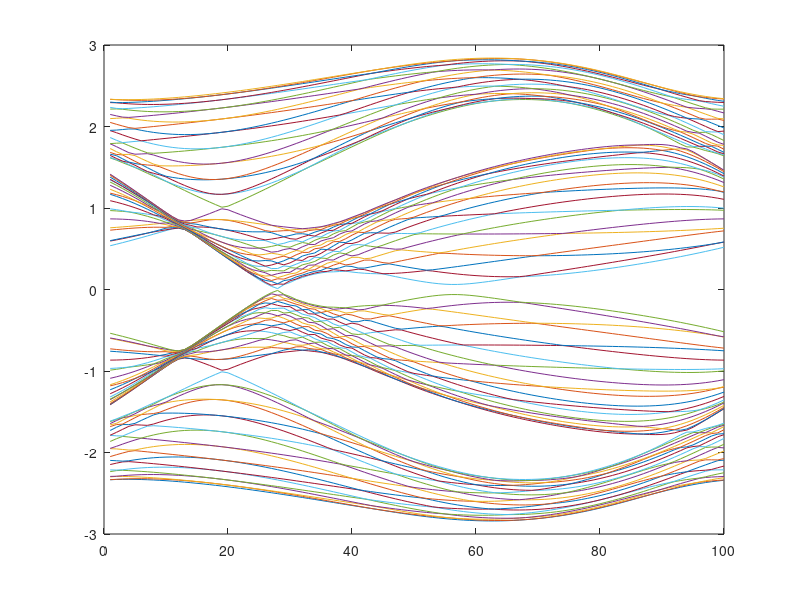
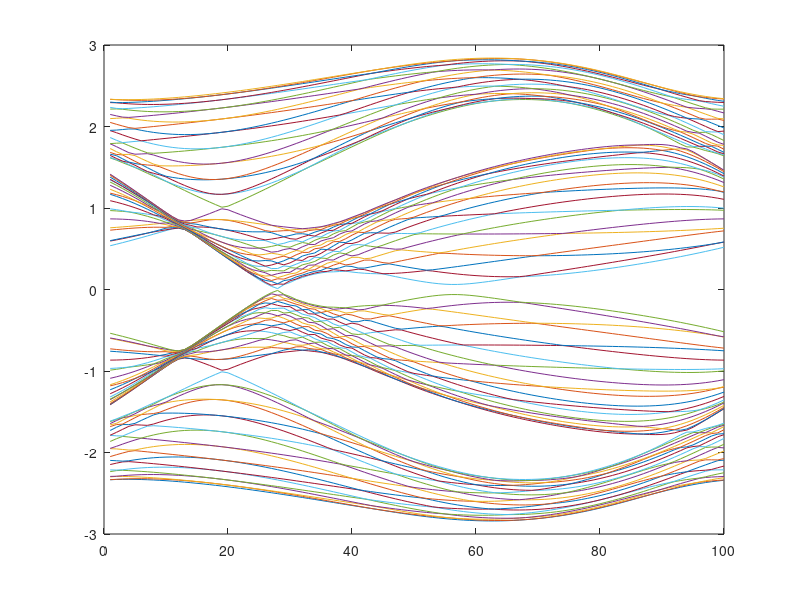

MATLAB code for these plots, in order:
A1 = [-1, -sqrt(2), 0]; A2 = [-1, sqrt(2), 0]; 
A3 = [-1, 0, 3]; 

Jx = 1; Jy = 1; Jz = 1;


NN=100;
qxs = (1:NN);%-pi + 2*pi*;
yt = rand;
zt = rand;
n=20;

qzs = (1:n);

ky = (pi*yt);
kz = pi*zt;

u = 4;
Ezs = zeros(n,u);
Ezs2 = zeros(NN,n*u);
Es = zeros(NN,n*u);



for qxind = qxs;
kx = -pi + qxind*2*pi/NN;
k = [kx, ky, kz];    
    
    for qzind = qzs;

        kA1 = 2*pi*qzind/n;
        
        Hinf = [0,0,1i.*Jz,1i.*(exp(-1i.*dot(k,A3)) ...
          .*Jx+exp(-1i.*((-1).*kA1+dot(k,A3))).*Jy);0,0, ...
          1i.*(Jx+exp(1i.*dot(k,A2)).*Jy),1i.*Jz;( ...
          1i*(-1)).*Jz,1i.*((-1).*Jx+(-1).*exp((1i*( ...
          -1)).*dot(k,A2)).*Jy),0,0;1i.*((-1).*exp(1i.*dot( ...
          k,A3)).*Jx+(-1).*exp(1i.*((-1).*kA1+dot(k,A3))).*Jy),( ...
          1i*(-1)).*Jz,0,0];

        %Store the eigenvalues
        Ezs(qzind,:) = eig(Hinf);
    end
    Ezs2(qxind,:) = sort(Ezs(:));


Hm = [0,0,0,1i.*exp(-1i.*dot(k,A3)).*Jy;0,0,0,0; 0,0,0,0;0,0,0,0];

Hp = [0,0,0,0;0,0,0,0;0,0,0,0;-1i.*exp(1i.*dot(k,A3)).*Jy,0,0,0];

H0 = [0,0,1i.*Jz,1i.*exp((1i*(-1)).*dot(k,A3)).* ...
  Jx;0,0,1i.*(Jx+exp(1i.*dot(k,A2)).*Jy),1i.* ...
  Jz;(1i*(-1)).*Jz,1i.*((-1).*Jx+(-1).*exp(((-1i)).*dot(k,A2)).*Jy),0,0;(-1i).*exp(1i ...
  .*dot(k,A3)).*Jx,(1i*(-1)).*Jz,0,0];

% MakeH0Layer
M = zeros(n*u);
M(1:u,1:u) = H0;
M(1:u,u*(n-1)+1:u*n) = Hm;
M(1:u,u+1:2*u) = M(1:u,u+1:2*u) + Hp;
for j=2:n-1
    M(u*(j-1)+1 : u*j, u*(j-2)+1:u*(j-1))=Hm;
    M(u*(j-1)+1 : u*j, u*(j-1)+1:u*(j))=H0;
    M(u*(j-1)+1 : u*j, u*(j)+1:u*(j+1))=Hp;
end
M(u*(n-1)+1:u*n,1:u) = Hp;
M(u*(n-1)+1:u*n,u*(n-2)+1:u*(n-1))=M(u*(n-1)+1:u*n,u*(n-1)+1:u*(n))+Hm;
M(u*(n-1)+1:u*n,u*(n-1)+1:u*(n)) = H0;

%Store the slab eigenvalues
Es(qxind,:) = sort(eig(M));
end

figure; plot(qxs,Ezs2);
figure; plot(qxs,Es);

test = Ezs2 - Es;
diffs = zeros(1,NN);
for j=qxs
    diffs(j) = sqrt(dot(test(j,:),test(j,:)));
end
disp(max(diffs));
